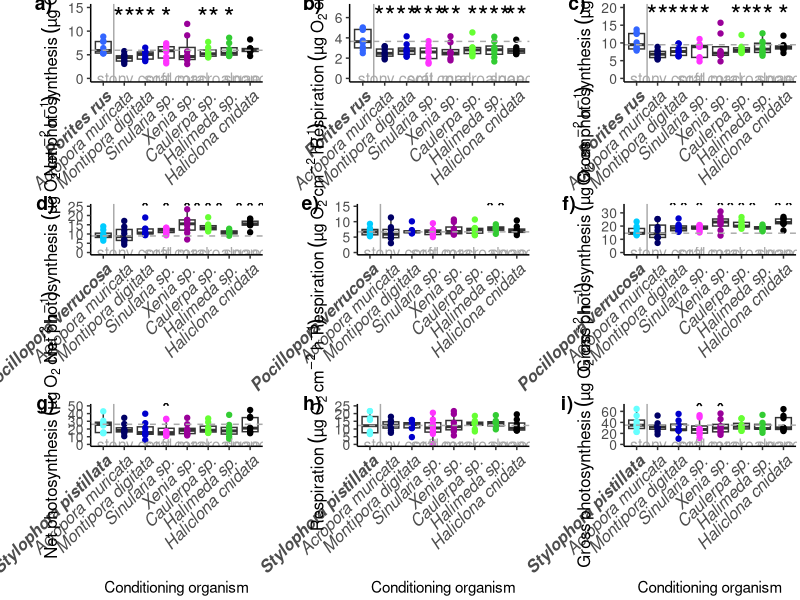
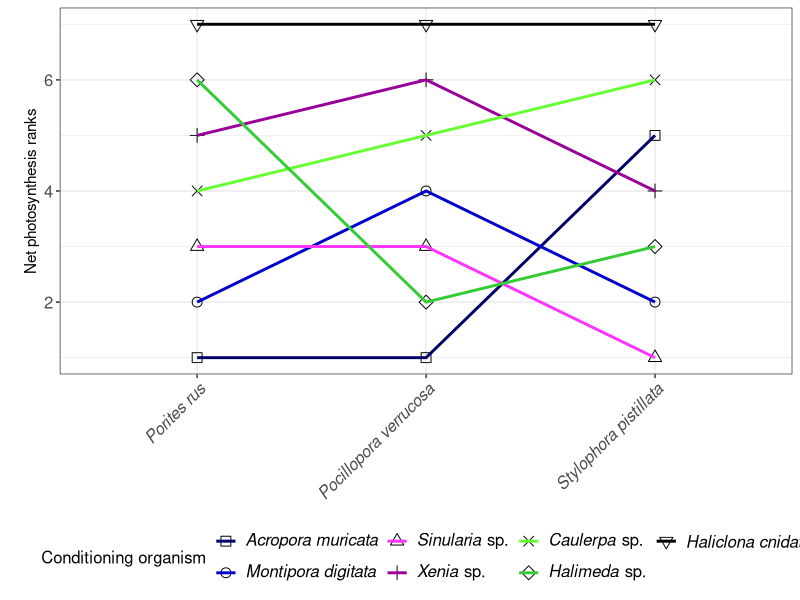
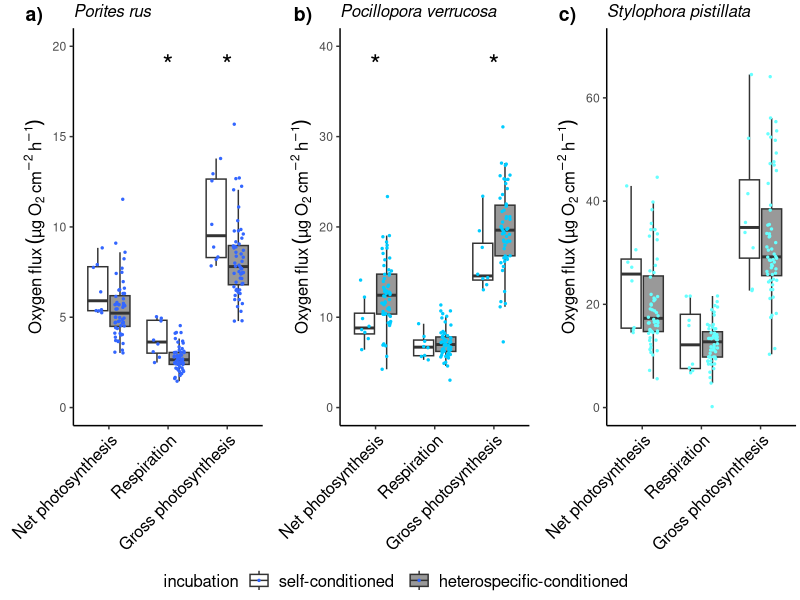
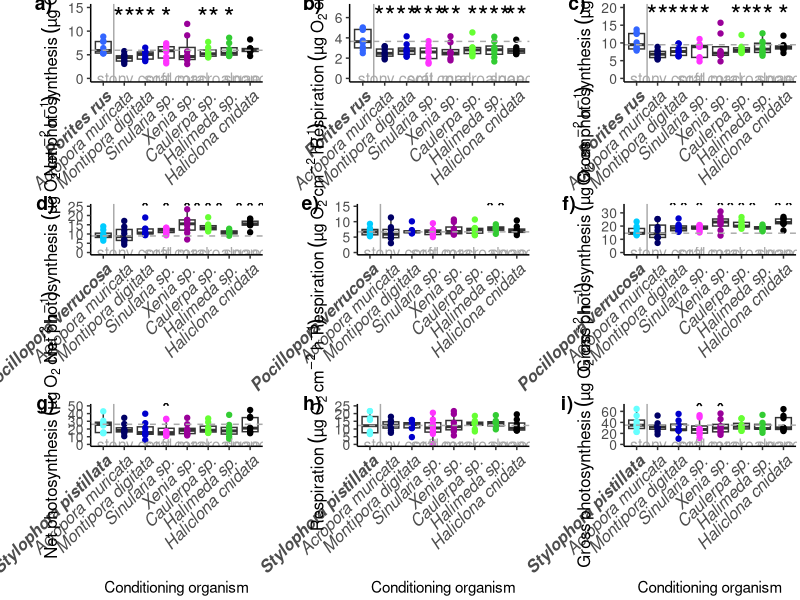
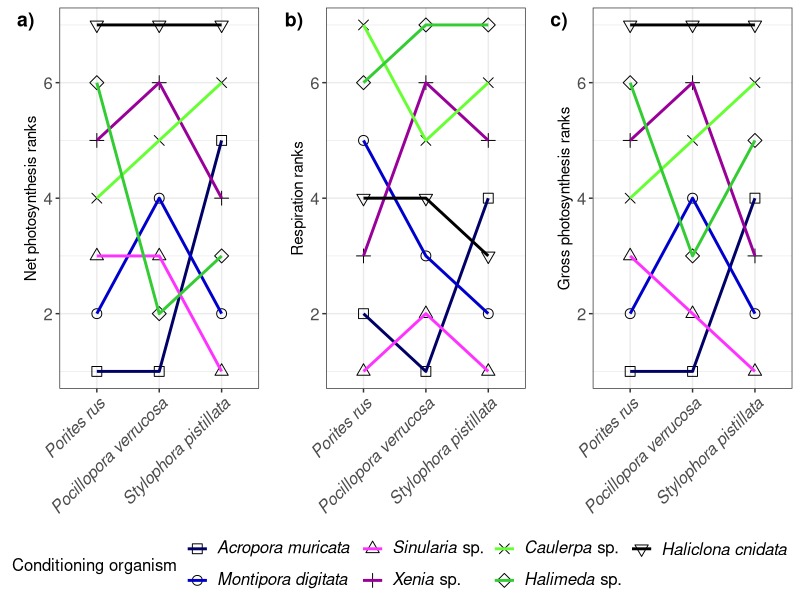

Recreate these plots in R, in order.
#Plots Experiment 1
library(tidyverse)
library(ggplot2)
#library(reshape)
library(rstatix)
#library(patchwork)
library(lubridate)
library(ggpubr)

# read in data_prep produced in Exp1_data_preparation
calc <- read_csv("data_prep.csv")
calc_all <- calc [,c(2:52)]
rm(calc)

calc_all <- mutate_if(calc_all, 
                      is.character, 
                      str_replace_all, pattern = "within-species", replacement = "self-conditioned")


calc_all <- mutate_if(calc_all, 
                      is.character, 
                      str_replace_all, pattern = "off-species", replacement = "heterospecific-conditioned")


#__________________________
# Figure 2
#__________________________
calc_long <- pivot_longer(calc_all, net_photo_ug_h_cm2:gross_photo_ug_h_cm2)

Pru <- calc_long %>% filter(species == "Pru")
Pve <- calc_long %>% filter(species == "Pve")
Spi <- calc_long %>% filter(species == "Spi")

#Porites rus
Pru$incubation<- factor(Pru$incubation, levels = c("self-conditioned", "heterospecific-conditioned"))
Pru$name<- factor(Pru$name, levels = c("net_photo_ug_h_cm2", "respiration_ug_h_cm2", "gross_photo_ug_h_cm2"))

pru <- ggplot(Pru, aes(x = name, y = value, fill = incubation)) +
  scale_color_manual(values=c("#000000")) +
  scale_fill_manual(values=c("#FFFFFF", "#999999")) +
  geom_boxplot(outlier.shape = NA) +
  geom_point(color = "#3366FF", size = 0.5, position = position_jitterdodge(dodge.width = 0.75, jitter.width = 0.35))+
  theme_classic() +
  scale_x_discrete (labels = c("net_photo_ug_h_cm2" = "Net photosynthesis",
                               "respiration_ug_h_cm2" = "Respiration",
                               "gross_photo_ug_h_cm2" = "Gross photosynthesis")) +
  ylim(0,20)+
  labs(y = expression(Oxygen~flux~(µg~O[2]~cm^{-2}~h^{-1}))) +
  annotate("text", x = 2, y = 19, size = 7, label = c("*"), color = "black") +
  annotate("text", x = 3, y = 19, size = 7, label = c("*"), color = "black") +
  ggtitle("Porites rus") +
  theme(plot.margin = unit(c(0.1,0.1,0.1,0.6), "cm"), 
        axis.title.y = element_text(size = 12, hjust = 0.5),
        axis.text.x = element_text(size = 12, color = "black", angle = 45, hjust= 1),
        axis.title.x = element_blank(),
        plot.title=element_text(face="italic", size=12)) +
  theme(legend.position = "bottom",
        legend.title = element_text(size = 12),
        legend.text = element_text(size = 12)) + guides(color="none")

# Pocillopora verrucosa
Pve$incubation<- factor(Pve$incubation, levels = c("self-conditioned", "heterospecific-conditioned"))
Pve$name<- factor(Pve$name, levels = c("net_photo_ug_h_cm2", "respiration_ug_h_cm2", "gross_photo_ug_h_cm2"))

pve <- ggplot(Pve, aes(x = name, y = value, fill = incubation)) +
  scale_color_manual(values=c("#000000")) +
  scale_fill_manual(values=c("#FFFFFF", "#999999")) +
  geom_boxplot(outlier.shape = NA) +
  geom_point(color = "#00CCFF", size = 0.5, position = position_jitterdodge(dodge.width = 0.75, jitter.width = 0.35))+
  theme_classic() +
  scale_x_discrete (labels = c("net_photo_ug_h_cm2" = "Net photosynthesis",
                               "respiration_ug_h_cm2" = "Respiration",
                               "gross_photo_ug_h_cm2" = "Gross photosynthesis")) +
  ylim(0,40)+
  labs(y = expression(Oxygen~flux~(µg~O[2]~cm^{-2}~h^{-1}))) +
  annotate("text", x = 1, y = 38, size = 7, label = c("*"), color = "black") +
  annotate("text", x = 3, y = 38, size = 7, label = c("*"), color = "black") +
  ggtitle("Pocillopora verrucosa") +
  theme(plot.margin = unit(c(0.1,0.1,0.1,0.6), "cm"),
        plot.title = element_text(size = 12, face = "italic"),
        axis.title.y = element_text(size = 12, hjust = 0.5), 
        axis.text.x = element_text(size = 12, color = "black", angle = 45, hjust= 1),
        axis.title.x = element_blank()) +
  theme(legend.position = "bottom",
        legend.title = element_text(size = 12),
        legend.text = element_text(size = 12)) + guides(color="none")

# Stylophora pistillata
Spi$incubation<- factor(Spi$incubation, levels = c("self-conditioned", "heterospecific-conditioned"))
Spi$name<- factor(Spi$name, levels = c("net_photo_ug_h_cm2", "respiration_ug_h_cm2", "gross_photo_ug_h_cm2"))

spi <- ggplot(Spi, aes(x = name, y = value, fill = incubation)) +
  scale_color_manual(values=c("#000000")) +
  scale_fill_manual(values=c("#FFFFFF", "#999999")) +
  geom_boxplot(outlier.shape = NA) +
  geom_point(color = "#66FFFF", size = 0.5, position = position_jitterdodge(dodge.width = 0.75, jitter.width = 0.35))+
  theme_classic() +
  scale_x_discrete (labels = c("net_photo_ug_h_cm2" = "Net photosynthesis",
                               "respiration_ug_h_cm2" = "Respiration",
                               "gross_photo_ug_h_cm2" = "Gross photosynthesis")) +
  labs(y = expression(Oxygen~flux~(µg~O[2]~cm^{-2}~h^{-1}))) +
  ylim(0,70)+
  ggtitle("Stylophora pistillata") +
  theme(plot.margin = unit(c(0.1,0.1,0.1,0.6), "cm"), 
        plot.title = element_text(size = 12, face = "italic"),
        axis.title.y = element_text(size= 12, hjust = 0.5), 
        axis.text.x = element_text(size = 12, color = "black", angle = 45, hjust= 1),
        axis.title.x = element_blank()) +
  theme(legend.position = "bottom",
        legend.title = element_text(size = 12),
        legend.text = element_text(size = 12)) + guides(color="none")

arranged_Figure2 <- ggarrange(pru, pve, spi,
                                               labels = c("a)", "b)", "c)"),
                                               label.x = 0,
                                               label.y = 0.95,
                                               common.legend = TRUE,
                                               legend = "bottom",
                                               ncol = 3, nrow = 1,
                                               hjust = -1.5,
                                               vjust = -0.5) +
  theme(legend.text = element_text(size = 22))

ggsave("Figures/Figure2.png", width=11, height = 5, 
       limitsize = FALSE, dpi = 700, arranged_Figure2)

rm(pru, pve, spi, Pru, Pve, Spi, arranged_Figure2, calc_long)


#_______________________________________________
# Figure 3
#_______________________________________________
#####Porites rus Net, resp, gross
pru<-calc_all %>% 
  filter(species=="Pru")

pru$cond_organism<- factor(pru$cond_organism, levels = c("Pru", "Amu","Mdi", "Ssp","Xsp","Csp","Hsp","Hcn"))
pru$genus<- factor(pru$genus, levels = c("stony coral","soft coral","macroalgae","sponge"))

#P. rus netto
net <- ggplot(pru, aes(x = cond_organism, y = net_photo_ug_h_cm2)) +
  geom_boxplot(outlier.shape = NA) +
  theme_classic() +
  geom_point(aes(colour = cond_organism)) +
  scale_colour_manual(name = NULL,
                      values = c("#3366FF","#000066", "#0000CC","#FF33FF",
                                 "#990099","#66FF33","#33CC33", "#000000")) +
  geom_vline(xintercept = 1.5, linetype = 1, color = "darkgrey") +
  geom_hline(yintercept = 5.95, linetype = 2, color = "darkgrey") +
  ylim(0,15)+  
  labs(y=expression(Net~photosynthesis~(µg~O[2]~cm^{-2}~h^{-1}))) +
  scale_x_discrete (labels = c("Pru" = "Porites rus", "Amu" = "Acropora muricata",
                               "Mdi" = "Montipora digitata","Ssp" = "Sinularia sp.","Xsp"  = "Xenia sp.", 
                               "Csp" = "Caulerpa sp.","Hsp" = "Halimeda sp.", "Hcn" ="Haliclona cnidata"))+
  guides(fill=FALSE) +
  guides(alpha=FALSE) +
  theme_classic() +
  theme(plot.margin = unit(c(0.1,0.1,0.1,1), "cm"), axis.title.y = element_text(size = 12, hjust = 0.5))+
  annotate("text", x = 2.5, y = 0, size = 4, label = c("stony coral"), color = "darkgrey")+
  annotate("text", x = 4.5, y = 0, size = 4, label = c("soft coral"), color = "darkgrey")+
  annotate("text", x = 6.5, y = 0, size = 4, label = c("macroalgae"), color = "darkgrey")+
  annotate("text", x = 8, y = 0, size = 4, label = c("sponge"), color = "darkgrey") +
  annotate("text", x = 2, y = 13, size = 7, label = c("**"), color = "black") +
  annotate("text", x = 3, y = 13, size = 7, label = c("**"), color = "black") +
  annotate("text", x = 4, y = 13, size = 7, label = c("*"), color = "black") +
  annotate("text", x = 6, y = 13, size = 7, label = c("**"), color = "black") +
  annotate("text", x = 7, y = 13, size = 7, label = c("*"), color = "black") +
  theme(legend.position = "none") +
  theme(axis.title.x=element_blank()) +
  theme(axis.text.y = element_text(size = 10)) +
  theme(axis.text.x = element_text(size = 12, face = c("bold.italic", "italic", "italic", "italic","italic",
                                                       "italic", "italic", "italic"),
                                   angle = 45, vjust = 1, hjust=1))

# P. rus respiration
resp <- ggplot(pru, aes(x = cond_organism, y = respiration_ug_h_cm2)) +
  geom_boxplot(outlier.shape = NA) +
  theme_classic() +
  geom_point(aes(colour = cond_organism)) +
  scale_colour_manual(name = NULL,
                      values = c("#3366FF","#000066", "#0000CC","#FF33FF",
                                 "#990099","#66FF33","#33CC33", "#000000")) +
  geom_vline(xintercept = 1.5, linetype = 1, color = "darkgrey") +
  geom_hline(yintercept = 3.65, linetype = 2, color = "darkgrey") +
  ylim(0,7)+  
  labs(y=expression(Respiration~(µg~O[2]~cm^{-2}~h^{-1}))) +
  scale_x_discrete (labels = c("Pru" = "Porites rus", "Amu" = "Acropora muricata",
                               "Mdi" = "Montipora digitata","Ssp" = "Sinularia sp.","Xsp"  = "Xenia sp.", 
                               "Csp" = "Caulerpa sp.","Hsp" = "Halimeda sp.", "Hcn" ="Haliclona cnidata")) +
  guides(fill=FALSE) +
  guides(alpha=FALSE) +
  theme_classic() +
  theme(plot.margin = unit(c(0.1,0.1,0.1,1), "cm"), axis.title.y = element_text(size = 12, hjust = 0.5))+
  annotate("text", x = 2.5, y = 0, size = 4, label = c("stony coral"), color = "darkgrey")+
  annotate("text", x = 4.5, y = 0, size = 4, label = c("soft coral"), color = "darkgrey")+
  annotate("text", x = 6.5, y = 0, size = 4, label = c("macroalgae"), color = "darkgrey")+
  annotate("text", x = 8, y = 0, size = 4, label = c("sponge"), color = "darkgrey") +
  annotate("text", x = 2, y = 6.2, size = 7, label = c("**"), color = "black")+
  annotate("text", x = 3, y = 6.2, size = 7, label = c("**"), color = "black")+
  annotate("text", x = 4, y = 6.2, size = 7, label = c("***"), color = "black")+
  annotate("text", x = 5, y = 6.2, size = 7, label = c("**"), color = "black")+
  annotate("text", x = 6, y = 6.2, size = 7, label = c("*"), color = "black")+
  annotate("text", x = 7, y = 6.2, size = 7, label = c("***"), color = "black")+
  annotate("text", x = 8, y = 6.2, size = 7, label = c("**"), color = "black")+
  theme(legend.position = "none") +
  theme(axis.title.x=element_blank()) +
  theme(axis.text.y = element_text(size = 10)) +
  theme(axis.text.x = element_text(size = 12, face = c("bold.italic", "italic", "italic", "italic","italic",
                                                       "italic", "italic", "italic"),
                                   angle = 45, vjust = 1, hjust=1))

# P. rus gross
gross <- ggplot(pru, aes(x = cond_organism, y = gross_photo_ug_h_cm2)) +
  geom_boxplot(outlier.shape = NA) +
  theme_classic() +
  geom_point(aes(colour = cond_organism)) +
  scale_colour_manual(name = NULL,
                      values = c("#3366FF","#000066", "#0000CC","#FF33FF",
                                 "#990099","#66FF33","#33CC33", "#000000")) +
  geom_vline(xintercept = 1.5, linetype = 1, color = "darkgrey") +
  geom_hline(yintercept = 9.5, linetype = 2, color = "darkgrey") +
  ylim(0,20)+  
  labs(y=expression(Gross~photosynthesis~(µg~O[2]~cm^{-2}~h^{-1}))) +
  scale_x_discrete (labels = c("Pru" = "Porites rus", "Amu" = "Acropora muricata",
                               "Mdi" = "Montipora digitata","Ssp" = "Sinularia sp.","Xsp"  = "Xenia sp.", 
                               "Csp" = "Caulerpa sp.","Hsp" = "Halimeda sp.", "Hcn" ="Haliclona cnidata")) +
  guides(fill=FALSE) +
  guides(alpha=FALSE) +
  theme_classic() +
  theme(plot.margin = unit(c(0.1,0.1,0.1,1), "cm"), axis.title.y = element_text(size = 12, hjust = 0.5))+
  annotate("text", x = 2.5, y = 0, size = 4, label = c("stony coral"), color = "darkgrey")+
  annotate("text", x = 4.5, y = 0, size = 4, label = c("soft coral"), color = "darkgrey")+
  annotate("text", x = 6.5, y = 0, size = 4, label = c("macroalgae"), color = "darkgrey")+
  annotate("text", x = 8, y = 0, size = 4, label = c("sponge"), color = "darkgrey") +
  annotate("text", x = 2, y = 18, size = 7, label = c("**"), color = "black")+
  annotate("text", x = 3, y = 18, size = 7, label = c("**"), color = "black")+
  annotate("text", x = 4, y = 18, size = 7, label = c("**"), color = "black")+
  annotate("text", x = 6, y = 18, size = 7, label = c("**"), color = "black")+
  annotate("text", x = 7, y = 18, size = 7, label = c("**"), color = "black")+
  annotate("text", x = 8, y = 18, size = 7, label = c("*"), color = "black")+
  theme(legend.position = "none") +
  theme(axis.title.x=element_blank()) +
  theme(axis.text.y = element_text(size = 10)) +
  theme(axis.text.x = element_text(size = 12, face = c("bold.italic", "italic", "italic", "italic","italic",
                                                       "italic", "italic", "italic"),
                                   angle = 45, vjust = 1, hjust=1))

#####merge 3 plots of P. rus
arranged_Pru <- ggarrange(net, resp, gross,
                          labels = c("a)", "b)", "c)"),
                          label.x = 0.035,
                          label.y = 0.95,
                          common.legend = TRUE,
                          legend = "none",
                          ncol = 3, nrow = 1,
                          hjust = -1.5,
                          vjust = 0) 

rm(gross, net, resp, pru)

#####P. verrucosa Net, resp, gross
pve<-calc_all %>% 
  filter(species=="Pve")

pve$cond_organism<- factor(pve$cond_organism, 
                           levels = c("Pve", "Amu","Mdi", "Ssp","Xsp","Csp","Hsp","Hcn"))

# P. verrucosa netto
net <- ggplot(pve, aes(x = cond_organism, y = net_photo_ug_h_cm2)) +
  geom_boxplot(outlier.shape = NA) +
  theme_classic() +
  geom_point(aes(colour = cond_organism)) +
  scale_colour_manual(name = NULL,
                      values = c("#00CCFF","#000066", "#0000CC","#FF33FF",
                                 "#990099","#66FF33","#33CC33", "#000000")) +
  geom_vline(xintercept = 1.5, linetype = 1, color = "darkgrey") +
  geom_hline(yintercept = 8.95, linetype = 2, color = "darkgrey") +
  ylim(0,25)+  
  labs(y=expression(Net~photosynthesis~(µg~O[2]~cm^{-2}~h^{-1}))) +
  scale_x_discrete (labels = c("Pve" = "Pocillopora verrucosa", "Amu" = "Acropora muricata",
                               "Mdi" = "Montipora digitata","Ssp" = "Sinularia sp.","Xsp"  = "Xenia sp.", 
                               "Csp" = "Caulerpa sp.","Hsp" = "Halimeda sp.", "Hcn" ="Haliclona cnidata")) +
  guides(fill=FALSE) +
  guides(alpha=FALSE) +
  theme_classic() +
  theme(plot.margin = unit(c(0.1,0.1,0.1,1), "cm"), axis.title.y = element_text(size = 12, hjust = 0.5))+
  annotate("text", x = 2.5, y = 0, size = 4, label = c("stony coral"), color = "darkgrey")+
  annotate("text", x = 4.5, y = 0, size = 4, label = c("soft coral"), color = "darkgrey")+
  annotate("text", x = 6.5, y = 0, size = 4, label = c("macroalgae"), color = "darkgrey")+
  annotate("text", x = 8, y = 0, size = 4, label = c("sponge"), color = "darkgrey") +
  annotate("text", x = 3, y = 24, size = 7, label = c("*"), color = "black")+
  annotate("text", x = 4, y = 24, size = 7, label = c("*"), color = "black")+
  annotate("text", x = 5, y = 24, size = 7, label = c("*"), color = "black")+
  annotate("text", x = 6, y = 24, size = 7, label = c("***"), color = "black")+
  annotate("text", x = 8, y = 24, size = 7, label = c("***"), color = "black")+
  theme(legend.position = "none") +
  theme(axis.text.y = element_text(size = 10)) +
  theme(axis.title.x=element_blank()) +
  theme(axis.text.x = element_text(size = 12, face = c("bold.italic", "italic", "italic", "italic","italic",
                                                       "italic", "italic", "italic"),
                                   angle = 45, vjust = 1, hjust=1))

# P. verrucosa respiration
resp <- ggplot(pve, aes(x = cond_organism, y = respiration_ug_h_cm2)) +
  geom_boxplot(outlier.shape = NA) +
  theme_classic() +
  geom_point(aes(colour = cond_organism)) +
  scale_colour_manual(name = NULL,
                      values = c("#00CCFF","#000066", "#0000CC","#FF33FF",
                                 "#990099","#66FF33","#33CC33", "#000000")) +
  geom_vline(xintercept = 1.5, linetype = 1, color = "darkgrey") +
  geom_hline(yintercept = 6.7, linetype = 2, color = "darkgrey") +
  ylim(0,15)+  
  labs(y=expression(Respiration~(µg~O[2]~cm^{-2}~h^{-1}))) +
  scale_x_discrete (labels = c("Pve" = "Pocillopora verrucosa", "Amu" = "Acropora muricata",
                               "Mdi" = "Montipora digitata","Ssp" = "Sinularia sp.","Xsp"  = "Xenia sp.", 
                               "Csp" = "Caulerpa sp.","Hsp" = "Halimeda sp.", "Hcn" ="Haliclona cnidata")) +
  guides(fill=FALSE) +
  guides(alpha=FALSE) +
  theme_classic() +
  theme(plot.margin = unit(c(0.1,0.1,0.1,1), "cm"), axis.title.y = element_text(size = 12, hjust = 0.5))+
  annotate("text", x = 2.5, y = 0, size = 4, label = c("stony coral"), color = "darkgrey")+
  annotate("text", x = 4.5, y = 0, size = 4, label = c("soft coral"), color = "darkgrey")+
  annotate("text", x = 6.5, y = 0, size = 4, label = c("macroalgae"), color = "darkgrey")+
  annotate("text", x = 8, y = 0, size = 4, label = c("sponge"), color = "darkgrey") +
  annotate("text", x = 7, y = 14.5, size = 7, label = c("**"), color = "black")+
  theme(legend.position = "none") +
  theme(axis.title.x=element_blank()) +
  theme(axis.text.y = element_text(size = 10)) +
  theme(axis.text.x = element_text(size = 12, face = c("bold.italic", "italic", "italic", "italic","italic",
                                                       "italic", "italic", "italic"),
                                   angle = 45, vjust = 1, hjust=1))

# P. verrucosa gross
gross <- ggplot(pve, aes(x = cond_organism, y = gross_photo_ug_h_cm2)) +
  geom_boxplot(outlier.shape = NA) +
  theme_classic() +
  geom_point(aes(colour = cond_organism)) +
  scale_colour_manual(name = NULL,
                      values = c("#00CCFF","#000066", "#0000CC","#FF33FF",
                                 "#990099","#66FF33","#33CC33", "#000000")) +
  geom_vline(xintercept = 1.5, linetype = 1, color = "darkgrey") +
  geom_hline(yintercept = 14.6, linetype = 2, color = "darkgrey") +
  ylim(0,35)+  
  labs(y=expression(Gross~photosynthesis~(µg~O[2]~cm^{-2}~h^{-1}))) +
  scale_x_discrete (labels = c("Pve" = "Pocillopora verrucosa", "Amu" = "Acropora muricata",
                               "Mdi" = "Montipora digitata","Ssp" = "Sinularia sp.","Xsp"  = "Xenia sp.", 
                               "Csp" = "Caulerpa sp.","Hsp" = "Halimeda sp.", "Hcn" ="Haliclona cnidata")) +
  guides(fill=FALSE) +
  guides(alpha=FALSE) +
  theme_classic() +
  theme(plot.margin = unit(c(0.1,0.1,0.1,1), "cm"), axis.title.y = element_text(size = 12, hjust = 0.5))+
  annotate("text", x = 2.5, y = 0, size = 4, label = c("stony coral"), color = "darkgrey")+
  annotate("text", x = 4.5, y = 0, size = 4, label = c("soft coral"), color = "darkgrey")+
  annotate("text", x = 6.5, y = 0, size = 4, label = c("macroalgae"), color = "darkgrey")+
  annotate("text", x = 8, y = 0, size = 4, label = c("sponge"), color = "darkgrey") +
  annotate("text", x = 3, y = 34, size = 7, label = c("**"), color = "black")+
  annotate("text", x = 4, y = 34, size = 7, label = c("*"), color = "black")+
  annotate("text", x = 5, y = 34, size = 7, label = c("*"), color = "black")+
  annotate("text", x = 6, y = 34, size = 7, label = c("***"), color = "black")+
  annotate("text", x = 8, y = 34, size = 7, label = c("**"), color = "black")+
  theme(legend.position = "none") +
  theme(axis.title.x=element_blank()) +
  theme(axis.text.y = element_text(size = 10))+
  theme(axis.text.x = element_text(size = 12, face = c("bold.italic", "italic", "italic", "italic","italic",
                                                       "italic", "italic", "italic"),
                                   angle = 45, vjust = 1, hjust=1))

#####merge 3 plots of P. verrucosa
arranged_Pve <- ggarrange(net, resp, gross,
                          labels = c("d)", "e)", "f)"),
                          label.x = 0.035,
                          label.y = 0.95,
                          common.legend = TRUE,
                          legend = "none",
                          ncol = 3, nrow = 1,
                          hjust = -1.5,
                          vjust = 0)

rm(gross, net, resp, pve)


#####S. pistillata Net, resp, gross
spi<-calc_all %>% 
  filter(species=="Spi")

spi$cond_organism<- factor(spi$cond_organism, levels = c("Spi", "Amu","Mdi", "Ssp","Xsp","Csp","Hsp","Hcn"))

# S. pistillata netto
net <- ggplot(spi, aes(x = cond_organism, y = net_photo_ug_h_cm2)) +
  geom_boxplot(outlier.shape = NA) +
  theme_classic() +
  geom_point(aes(colour = cond_organism)) +
  scale_colour_manual(name = NULL,
                      values = c("#66FFFF","#000066", "#0000CC","#FF33FF",
                                 "#990099","#66FF33","#33CC33", "#000000")) +
  geom_vline(xintercept = 1.5, linetype = 1, color = "darkgrey") +
  geom_hline(yintercept = 26.1, linetype = 2, color = "darkgrey") +
  ylim(0,50)+  
  labs(x="Conditioning organism", y=expression(Net~photosynthesis~(µg~O[2]~cm^{-2}~h^{-1}))) +
  scale_x_discrete (labels = c("Spi" = "Stylophora pistillata", "Amu" = "Acropora muricata",
                               "Mdi" = "Montipora digitata","Ssp" = "Sinularia sp.","Xsp"  = "Xenia sp.", 
                               "Csp" = "Caulerpa sp.","Hsp" = "Halimeda sp.", "Hcn" ="Haliclona cnidata")) +
  guides(fill=FALSE) +
  guides(alpha=FALSE) +
  theme_classic() +
  theme(plot.margin = unit(c(0.1,0.1,0.1,1), "cm"), axis.title.y = element_text(size = 12, hjust = 0.5))+
  annotate("text", x = 2.5, y = 0, size = 4, label = c("stony coral"), color = "darkgrey")+
  annotate("text", x = 4.5, y = 0, size = 4, label = c("soft coral"), color = "darkgrey")+
  annotate("text", x = 6.5, y = 0, size = 4, label = c("macroalgae"), color = "darkgrey")+
  annotate("text", x = 8, y = 0, size = 4, label = c("sponge"), color = "darkgrey") +
  annotate("text", x = 4, y = 47, size = 7, label = c("*"), color = "black")+
  theme(legend.position = "none") +
  theme(axis.text.y = element_text(size = 10)) +
  theme(axis.text.x = element_text(size = 12, face = c("bold.italic", "italic", "italic", "italic","italic",
                                                       "italic", "italic", "italic"),
                                   angle = 45, vjust = 1, hjust=1))


# S. pistillata respiraton
resp <- ggplot(spi, aes(x = cond_organism, y = respiration_ug_h_cm2)) +
  geom_boxplot(outlier.shape = NA) +
  theme_classic() +
  geom_point(aes(colour = cond_organism)) +
  scale_colour_manual(name = NULL,
                      values = c("#66FFFF","#000066", "#0000CC","#FF33FF",
                                 "#990099","#66FF33","#33CC33", "#000000")) +
  geom_vline(xintercept = 1.5, linetype = 1, color = "darkgrey") +
  geom_hline(yintercept = 12.3, linetype = 2, color = "darkgrey") +
  ylim(0,25)+  
  labs(x="Conditioning organism", y=expression(Respiration~(µg~O[2]~cm^{-2}~h^{-1}))) +
  scale_x_discrete (labels = c("Spi" = "Stylophora pistillata", "Amu" = "Acropora muricata",
                               "Mdi" = "Montipora digitata","Ssp" = "Sinularia sp.","Xsp"  = "Xenia sp.", 
                               "Csp" = "Caulerpa sp.","Hsp" = "Halimeda sp.", "Hcn" ="Haliclona cnidata")) +
  guides(fill=FALSE) +
  guides(alpha=FALSE) +
  theme_classic() +
  theme(plot.margin = unit(c(0.1,0.1,0.1,1), "cm"), axis.title.y = element_text(size = 12, hjust = 0.5))+
  annotate("text", x = 2.5, y = 0, size = 4, label = c("stony coral"), color = "darkgrey")+
  annotate("text", x = 4.5, y = 0, size = 4, label = c("soft coral"), color = "darkgrey")+
  annotate("text", x = 6.5, y = 0, size = 4, label = c("macroalgae"), color = "darkgrey")+
  annotate("text", x = 8, y = 0, size = 4, label = c("sponge"), color = "darkgrey") +
  theme(legend.position = "none") +
  theme(axis.text.y = element_text(size = 10)) +
  theme(axis.text.x = element_text(size = 12, face = c("bold.italic", "italic", "italic", "italic","italic",
                                                       "italic", "italic", "italic"),
                                   angle = 45, vjust = 1, hjust=1))



# S. pistillata gross
gross <- ggplot(spi, aes(x = cond_organism, y = gross_photo_ug_h_cm2)) +
  geom_boxplot(outlier.shape = NA) +
  theme_classic() +
  geom_point(aes(colour = cond_organism)) +
  scale_colour_manual(name = NULL,
                      values = c("#66FFFF","#000066", "#0000CC","#FF33FF",
                                 "#990099","#66FF33","#33CC33", "#000000")) +
  geom_vline(xintercept = 1.5, linetype = 1, color = "darkgrey") +
  geom_hline(yintercept = 35, linetype = 2, color = "darkgrey") +
  ylim(0,70)+  
  labs(x="Conditioning organism", y=expression(Gross~photosynthesis~(µg~O[2]~cm^{-2}~h^{-1}))) +
  scale_x_discrete (labels = c("Spi" = "Stylophora pistillata", "Amu" = "Acropora muricata",
                               "Mdi" = "Montipora digitata","Ssp" = "Sinularia sp.","Xsp"  = "Xenia sp.", 
                               "Csp" = "Caulerpa sp.","Hsp" = "Halimeda sp.", "Hcn" ="Haliclona cnidata")) +
  guides(fill=FALSE) +
  guides(alpha=FALSE) +
  theme_classic() +
  theme(plot.margin = unit(c(0.1,0.1,0.1,1), "cm"), axis.title.y = element_text(size = 12, hjust = 0.5))+
  annotate("text", x = 2.5, y = 0, size = 4, label = c("stony coral"), color = "darkgrey")+
  annotate("text", x = 4.5, y = 0, size = 4, label = c("soft coral"), color = "darkgrey")+
  annotate("text", x = 6.5, y = 0, size = 4, label = c("macroalgae"), color = "darkgrey")+
  annotate("text", x = 8, y = 0, size = 4, label = c("sponge"), color = "darkgrey") +
  annotate("text", x = 4, y = 65, size = 7, label = c("*"), color = "black")+
  annotate("text", x = 5, y = 65, size = 7, label = c("*"), color = "black")+
  theme(legend.position = "none") +
  theme(axis.text.y = element_text(size = 10)) +
  theme(axis.text.x = element_text(size = 12, face = c("bold.italic", "italic", "italic", "italic","italic",
                                                       "italic", "italic", "italic"),
                                   angle = 45, vjust = 1, hjust=1))

#####merge 3 plots of S. pistillata
arranged_Spi <- ggarrange(net, resp, gross,
                          labels = c("g)", "h)", "i)"),
                          label.x = 0.035,
                          label.y = 0.95,
                          common.legend = TRUE,
                          legend = "none",
                          ncol = 3, nrow = 1,
                          hjust = -1.5,
                          vjust = 0)

rm(gross, net, resp, spi)

####merge all arranged_species to one plot
Figure3 <- ggarrange(arranged_Pru, arranged_Pve, arranged_Spi,
                         # label.x = 0,
                        #  label.y = 0.95,
                          common.legend = TRUE,
                          legend = "none",
                          ncol = 1, nrow = 3,
                          hjust = -0.5,
                          vjust = 0)

Figure3
ggsave("Figures/Figure3.png", width=15, height = 15, limitsize = FALSE, dpi = 700, Figure3)
rm(arranged_Pru, arranged_Pve, arranged_Spi, Figure3)


#___________________________________________________
# Figure4
#___________________________________________________
######create Score to identify the top and worst influencer
########Rank for Net photosynthesis
External <- calc_all %>% filter(incubation=="heterospecific-conditioned")

###separate by incubated species
Pru <- External %>% filter(species == "Pru")
Pve <- External %>% filter(species == "Pve")
Spi <- External %>% filter(species == "Spi")

rm(External)

# Mean per day net photo
Pru_merged <- Pru %>% group_by(cond_organism) %>% summarise(mean_Pru_net=mean(net_photo_ug_h_cm2))
Spi_merged <- Spi %>% group_by(cond_organism) %>% summarise(mean_Spi_net=mean(net_photo_ug_h_cm2))
Pve_merged <- Pve %>% group_by(cond_organism) %>% summarise(mean_Pve_net=mean(net_photo_ug_h_cm2))

# Merge tables net photo
Pru <- left_join(Pru, Pru_merged, by= "cond_organism")
Spi <- left_join(Spi, Spi_merged, by= "cond_organism")
Pve <- left_join(Pve, Pve_merged, by= "cond_organism")

# rank by conditioning organism
Pru_rank_net <- Pru %>% select(c(cond_organism, mean_Pru_net)) %>% distinct() %>% mutate(rank_Pru_net = rank(mean_Pru_net))
Spi_rank_net <- Spi %>% select(c(cond_organism, mean_Spi_net)) %>% distinct() %>% mutate(rank_Spi_net = rank(mean_Spi_net))
Pve_rank_net <- Pve %>% select(c(cond_organism, mean_Pve_net)) %>% distinct() %>% mutate(rank_Pve_net = rank(mean_Pve_net))

#left_join to join all rank tables
Net<- left_join(Pru_rank_net, Spi_rank_net, by= "cond_organism")
Net_rank<- left_join(Net, Pve_rank_net, by= "cond_organism")

#reduce table to necessary information
Net_rank <- Net_rank %>% select(c(cond_organism, rank_Pru_net, rank_Spi_net, rank_Pve_net))

#Name %>% pivot_longer
Net_rank <- Net_rank %>% pivot_longer(rank_Pru_net:rank_Pve_net)

# remove unnecessary tables
rm(Pru_merged, Spi_merged, Pve_merged, Pru, Pve, Spi, Net, Pru_rank_net, Spi_rank_net, Pve_rank_net)

#####################################
########Rank for Gross photosynthesis
External <- calc_all %>% filter(incubation=="heterospecific-conditioned")

###separate by incubated species
Pru <- External %>% filter(species == "Pru")
Pve <- External %>% filter(species == "Pve")
Spi <- External %>% filter(species == "Spi")

rm(External)

# Mean per day gross photo
Pru_merged <- Pru %>% group_by(cond_organism) %>% summarise(mean_Pru_gross=mean(gross_photo_ug_h_cm2))
Spi_merged <- Spi %>% group_by(cond_organism) %>% summarise(mean_Spi_gross=mean(gross_photo_ug_h_cm2))
Pve_merged <- Pve %>% group_by(cond_organism) %>% summarise(mean_Pve_gross=mean(gross_photo_ug_h_cm2))

# Merge tables gross photo
Pru <- left_join(Pru, Pru_merged, by= "cond_organism")
Spi <- left_join(Spi, Spi_merged, by= "cond_organism")
Pve <- left_join(Pve, Pve_merged, by= "cond_organism")

# rank by conditioning organism
Pru_rank_gross <- Pru %>% select(c(cond_organism, mean_Pru_gross)) %>% distinct() %>% mutate(rank_Pru_gross = rank(mean_Pru_gross))
Spi_rank_gross <- Spi %>% select(c(cond_organism, mean_Spi_gross)) %>% distinct() %>% mutate(rank_Spi_gross = rank(mean_Spi_gross))
Pve_rank_gross <- Pve %>% select(c(cond_organism, mean_Pve_gross)) %>% distinct() %>% mutate(rank_Pve_gross = rank(mean_Pve_gross))

#left_join to join all rank tables
Gross<- left_join(Pru_rank_gross, Spi_rank_gross, by= "cond_organism")
Gross_rank<- left_join(Gross, Pve_rank_gross, by= "cond_organism")

#reduce table to necessary information
Gross_rank <- Gross_rank %>% select(c(cond_organism, rank_Pru_gross, rank_Spi_gross, rank_Pve_gross))

#Name %>% pivot_longer
Gross_rank <- Gross_rank %>% pivot_longer(rank_Pru_gross:rank_Pve_gross)

# remove unnecessary tables
rm(Pru_merged, Spi_merged, Pve_merged, Pru, Pve, Spi, Gross, Pru_rank_gross, Spi_rank_gross, Pve_rank_gross)

############################
########Rank for Respiration
External <- calc_all %>% filter(incubation=="heterospecific-conditioned")

###separate by incubated species
Pru <- External %>% filter(species == "Pru")
Pve <- External %>% filter(species == "Pve")
Spi <- External %>% filter(species == "Spi")

rm(External)

# Mean per day respiration
Pru_merged <- Pru %>% group_by(cond_organism) %>% summarise(mean_Pru_resp=mean(respiration_ug_h_cm2))
Spi_merged <- Spi %>% group_by(cond_organism) %>% summarise(mean_Spi_resp=mean(respiration_ug_h_cm2))
Pve_merged <- Pve %>% group_by(cond_organism) %>% summarise(mean_Pve_resp=mean(respiration_ug_h_cm2))

# Merge tables respiration
Pru <- left_join(Pru, Pru_merged, by= "cond_organism")
Spi <- left_join(Spi, Spi_merged, by= "cond_organism")
Pve <- left_join(Pve, Pve_merged, by= "cond_organism")

# rank by conditioning organism
Pru_rank_resp <- Pru %>% select(c(cond_organism, mean_Pru_resp)) %>% distinct() %>% mutate(rank_Pru_resp = rank(mean_Pru_resp))
Spi_rank_resp <- Spi %>% select(c(cond_organism, mean_Spi_resp)) %>% distinct() %>% mutate(rank_Spi_resp = rank(mean_Spi_resp))
Pve_rank_resp <- Pve %>% select(c(cond_organism, mean_Pve_resp)) %>% distinct() %>% mutate(rank_Pve_resp = rank(mean_Pve_resp))

#left_join to join all rank tables
Resp<- left_join(Pru_rank_resp, Spi_rank_resp, by= "cond_organism")
Resp_rank<- left_join(Resp, Pve_rank_resp, by= "cond_organism")

#reduce table to necessary information
Resp_rank <- Resp_rank %>% select(c(cond_organism, rank_Pru_resp, rank_Spi_resp, rank_Pve_resp))

#Name %>% pivot_longer
Resp_rank <- Resp_rank %>% pivot_longer(rank_Pru_resp:rank_Pve_resp)

# remove unnecessary tables
rm(Pru_merged, Spi_merged, Pve_merged, Pru, Pve, Spi, Resp, Pru_rank_resp, Spi_rank_resp, Pve_rank_resp)

#####plot scores
Net_rank$cond_organism<- factor(Net_rank$cond_organism, levels = c("Amu","Mdi", "Ssp","Xsp","Csp","Hsp","Hcn"))

##Plot Net photosynthesis
rnet <- ggplot(Net_rank, aes(x= name, y=value, shape = cond_organism))+
  geom_point(size = 3) +
  geom_line(aes(group = cond_organism, color= cond_organism), lwd = 1)+
  scale_x_discrete (labels = c("rank_Spi_net" = expression(italic("Stylophora pistillata")), 
                               "rank_Pve_net" = expression(italic("Pocillopora verrucosa")),
                               "rank_Pru_net" = expression(italic("Porites rus")))) +
  ylab("\nNet photosynthesis ranks") +
  scale_shape_manual(name ="Conditioning organism", labels = c("Amu" = expression(italic("Acropora muricata")),
                                                               "Mdi" = expression(italic("Montipora digitata")),
                                                               "Ssp" = expression(paste(italic("Sinularia"), " sp.")),
                                                               "Xsp" = expression(paste(italic("Xenia"), " sp.")), 
                                                               "Csp" = expression(paste(italic("Caulerpa")," sp.")), 
                                                               "Hsp" = expression(paste(italic("Halimeda"), " sp.")),
                                                               "Hcn" = expression(italic("Haliclona cnidata"))),
                     values=c(0, 1, 2, 3, 4, 5, 6, 8))+
  scale_color_manual(name ="Conditioning organism", labels = c("Amu" = expression(italic("Acropora muricata")),
                                                               "Mdi" = expression(italic("Montipora digitata")),
                                                               "Ssp" = expression(paste(italic("Sinularia"), " sp.")),
                                                               "Xsp" = expression(paste(italic("Xenia"), " sp.")), 
                                                               "Csp" = expression(paste(italic("Caulerpa")," sp.")), 
                                                               "Hsp" = expression(paste(italic("Halimeda"), " sp.")),
                                                               "Hcn" = expression(italic("Haliclona cnidata"))),
                     values = c("Amu" = "#000066", "Mdi" = "#0000CC",
                                "Ssp" = "#FF33FF", "Xsp" = "#990099", 
                                "Csp" = "#66FF33", "Hsp" = "#33CC33",
                                "Hcn" = "#000000")) +
  theme_bw() +
  theme(axis.text.x = element_text(size = 12, face = "italic",angle = 45, vjust = 1, hjust=1)) +
  theme(axis.title.x=element_blank(),
        axis.text.y=element_text(size = 12),
        legend.position = "bottom",
        legend.text = element_text(size = 12, vjust = 0.5, hjust = 0),
        legend.title = element_text(size = 12))

rnet

##Plot Gross photosynthesis
Gross_rank$cond_organism<- factor(Gross_rank$cond_organism, levels = c("Amu","Mdi", "Ssp","Xsp","Csp","Hsp","Hcn"))

rgross <- ggplot(Gross_rank, aes(x= name, y=value, shape = cond_organism))+
  geom_point(size = 3) +
  geom_line(aes(group = cond_organism, color= cond_organism), lwd = 1)+
  scale_x_discrete (labels = c("rank_Spi_gross" = expression(italic("Stylophora pistillata")),
                               "rank_Pve_gross" = expression(italic( "Pocillopora verrucosa")),
                               "rank_Pru_gross" = expression(italic("Porites rus")))) +
  ylab("\nGross photosynthesis ranks") +
  scale_shape_manual(name ="Conditioning organism", labels = c("Amu" = expression(italic("Acropora muricata")),
                                                               "Mdi" = expression(italic("Montipora digitata")),
                                                               "Ssp" = expression(paste(italic("Sinularia"), " sp.")),
                                                               "Xsp" = expression(paste(italic("Xenia"), " sp.")), 
                                                               "Csp" = expression(paste(italic("Caulerpa")," sp.")), 
                                                               "Hsp" = expression(paste(italic("Halimeda"), " sp.")),
                                                               "Hcn" = expression(italic("Haliclona cnidata"))),
                     values=c(0, 1, 2, 3, 4, 5, 6, 8))+
  scale_color_manual(name ="Conditioning organism", labels = c("Amu" = expression(italic("Acropora muricata")),
                                                               "Mdi" = expression(italic("Montipora digitata")),
                                                               "Ssp" = expression(paste(italic("Sinularia"), " sp.")),
                                                               "Xsp" = expression(paste(italic("Xenia"), " sp.")), 
                                                               "Csp" = expression(paste(italic("Caulerpa")," sp.")), 
                                                               "Hsp" = expression(paste(italic("Halimeda"), " sp.")),
                                                               "Hcn" = expression(italic("Haliclona cnidata"))),
                     values = c("Amu" = "#000066", "Mdi" = "#0000CC",
                                "Ssp" = "#FF33FF", "Xsp" = "#990099", 
                                "Csp" = "#66FF33", "Hsp" = "#33CC33",
                                "Hcn" = "#000000")) +
  theme_bw() +
  theme(axis.text.x = element_text(size =12, face = "italic",angle = 45, vjust = 1, hjust=1)) +
  theme(axis.title.x=element_blank(),
        axis.text.y = element_text(size = 12),
        legend.position = "bottom",
        legend.text = element_text(size = 12, face = "italic", vjust = 0.5, hjust = 0),
        legend.title = element_text(size = 12))

##Plot Respiration
Resp_rank$cond_organism<- factor(Resp_rank$cond_organism, levels = c("Amu","Mdi", "Ssp","Xsp","Csp","Hsp","Hcn"))

rresp <- ggplot(Resp_rank, aes(x= name, y=value, shape = cond_organism))+
  geom_point(size = 3) +
  geom_line(aes(group = cond_organism, color= cond_organism), lwd = 1)+
  scale_x_discrete (labels = c("rank_Spi_resp" = expression(italic("Stylophora pistillata")),
                               "rank_Pve_resp" = expression(italic( "Pocillopora verrucosa")),
                               "rank_Pru_resp" = expression(italic("Porites rus")))) +
  ylab("\nRespiration ranks") +
  scale_shape_manual(name ="Conditioning organism", labels = c("Amu" = expression(italic("Acropora muricata")),
                                                               "Mdi" = expression(italic("Montipora digitata")),
                                                               "Ssp" = expression(paste(italic("Sinularia"), " sp.")),
                                                               "Xsp" = expression(paste(italic("Xenia"), " sp.")), 
                                                               "Csp" = expression(paste(italic("Caulerpa")," sp.")), 
                                                               "Hsp" = expression(paste(italic("Halimeda"), " sp.")),
                                                               "Hcn" = expression(italic("Haliclona cnidata"))),
                     values=c(0, 1, 2, 3, 4, 5, 6, 8))+
  scale_color_manual(name ="Conditioning organism", labels = c("Amu" = expression(italic("Acropora muricata")),
                                                               "Mdi" = expression(italic("Montipora digitata")),
                                                               "Ssp" = expression(paste(italic("Sinularia"), " sp.")),
                                                               "Xsp" = expression(paste(italic("Xenia"), " sp.")), 
                                                               "Csp" = expression(paste(italic("Caulerpa")," sp.")), 
                                                               "Hsp" = expression(paste(italic("Halimeda"), " sp.")),
                                                               "Hcn" = expression(italic("Haliclona cnidata"))),
                     values = c("Amu" = "#000066", "Mdi" = "#0000CC",
                                "Ssp" = "#FF33FF", "Xsp" = "#990099", 
                                "Csp" = "#66FF33", "Hsp" = "#33CC33",
                                "Hcn" = "#000000")) +
  theme_bw() +
  theme(axis.text.x = element_text(size = 12, face = "italic",angle = 45, vjust = 1, hjust=1)) +
  theme(axis.title.x=element_blank(),
        axis.text.y = element_text(size = 12), 
        legend.position = "bottom",
        legend.text = element_text(size = 12, face = "italic", vjust = 0.5, hjust = 0),
        legend.title = element_text(size = 12))


#####merge 3 rank plots
Figure4 <- ggarrange(rnet, rresp, rgross,
                            labels = c("a)", "b)", "c)"),
                            label.x = 0,
                            label.y = 0.95,
                            common.legend = TRUE,
                            legend = "bottom",
                            ncol = 3, nrow = 1,
                            hjust = -1,
                            vjust = 0) 

ggsave("Figures/Figure4.png", width=11, height = 5, 
       limitsize = FALSE, dpi = 700, Figure4)

rm(calc_all, Figure4, Gross_rank, Net_rank, Resp_rank, rgross, rnet, rresp)
